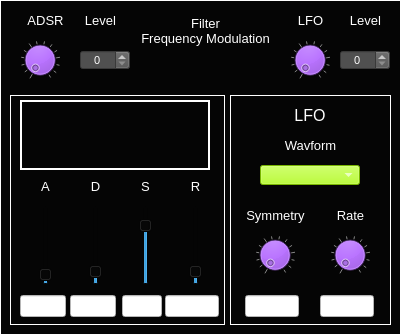
  <widget class="CustomFrame" name="frame_MSOsynth_FilterFreqModulation">
   <property name="geometry">
    <rect>
     <x>0</x>
     <y>380</y>
     <width>401</width>
     <height>335</height>
    </rect>
   </property>
   <property name="styleSheet">
    <string notr="true">background-color: rgb(5, 5, 5);
color: rgb(255, 255, 255);</string>
   </property>
   <property name="frameShape">
    <enum>QFrame::Panel</enum>
   </property>
   <property name="frameShadow">
    <enum>QFrame::Plain</enum>
   </property>
   <property name="midLineWidth">
    <number>1</number>
   </property>
   <widget class="CustomSpinBox" name="spinBox_MSOsynth_FilterFreqModAdsrLevel">
    <property name="geometry">
     <rect>
      <x>80</x>
      <y>50</y>
      <width>50</width>
      <height>20</height>
     </rect>
    </property>
    <property name="font">
     <font>
      <pointsize>8</pointsize>
     </font>
    </property>
    <property name="focusPolicy">
     <enum>Qt::NoFocus</enum>
    </property>
    <property name="styleSheet">
     <string notr="true">background-color: rgb(80,80,80);
color: rgb(255, 255, 255);</string>
    </property>
    <property name="alignment">
     <set>Qt::AlignCenter</set>
    </property>
    <property name="readOnly">
     <bool>false</bool>
    </property>
    <property name="accelerated">
     <bool>true</bool>
    </property>
    <property name="maximum">
     <number>100</number>
    </property>
    <property name="value">
     <number>0</number>
    </property>
   </widget>
   <widget class="QLabel" name="label_396">
    <property name="geometry">
     <rect>
      <x>75</x>
      <y>10</y>
      <width>51</width>
      <height>21</height>
     </rect>
    </property>
    <property name="font">
     <font>
      <pointsize>10</pointsize>
     </font>
    </property>
    <property name="styleSheet">
     <string notr="true">color: rgb(255, 255, 255);</string>
    </property>
    <property name="text">
     <string>Level</string>
    </property>
    <property name="alignment">
     <set>Qt::AlignCenter</set>
    </property>
   </widget>
   <widget class="QLabel" name="label_388">
    <property name="geometry">
     <rect>
      <x>20</x>
      <y>10</y>
      <width>51</width>
      <height>21</height>
     </rect>
    </property>
    <property name="font">
     <font>
      <pointsize>10</pointsize>
     </font>
    </property>
    <property name="styleSheet">
     <string notr="true">color: rgb(255, 255, 255);</string>
    </property>
    <property name="text">
     <string>ADSR</string>
    </property>
    <property name="alignment">
     <set>Qt::AlignCenter</set>
    </property>
   </widget>
   <widget class="CustomDial" name="dial_MSOsynth_FilterFreqModAdsrLevel">
    <property name="geometry">
     <rect>
      <x>20</x>
      <y>40</y>
      <width>40</width>
      <height>40</height>
     </rect>
    </property>
    <property name="focusPolicy">
     <enum>Qt::NoFocus</enum>
    </property>
    <property name="styleSheet">
     <string notr="true">background-color: rgb(170, 85, 255);</string>
    </property>
    <property name="maximum">
     <number>100</number>
    </property>
    <property name="value">
     <number>0</number>
    </property>
    <property name="wrapping">
     <bool>false</bool>
    </property>
    <property name="notchTarget">
     <double>8.000000000000000</double>
    </property>
    <property name="notchesVisible">
     <bool>true</bool>
    </property>
   </widget>
   <widget class="CustomFrame" name="frame_MSOsynth_FilterFreqModADSR">
    <property name="geometry">
     <rect>
      <x>10</x>
      <y>95</y>
      <width>215</width>
      <height>230</height>
     </rect>
    </property>
    <property name="styleSheet">
     <string notr="true">background-color: rgb(5, 5, 5);
color: rgb(255, 255, 255);</string>
    </property>
    <property name="frameShape">
     <enum>QFrame::Panel</enum>
    </property>
    <property name="frameShadow">
     <enum>QFrame::Plain</enum>
    </property>
    <property name="lineWidth">
     <number>1</number>
    </property>
    <property name="midLineWidth">
     <number>1</number>
    </property>
    <widget class="QLabel" name="label_Osc1HarmonyLevel_12">
     <property name="geometry">
      <rect>
       <x>20</x>
       <y>82</y>
       <width>31</width>
       <height>18</height>
      </rect>
     </property>
     <property name="font">
      <font>
       <pointsize>10</pointsize>
      </font>
     </property>
     <property name="styleSheet">
      <string notr="true">color: rgb(255, 255, 255);</string>
     </property>
     <property name="text">
      <string>A</string>
     </property>
     <property name="alignment">
      <set>Qt::AlignCenter</set>
     </property>
    </widget>
    <widget class="CustomVerticalSlider" name="verticalSlider_MSOsynth_FilterFreqModAdsrA">
     <property name="geometry">
      <rect>
       <x>25</x>
       <y>110</y>
       <width>22</width>
       <height>80</height>
      </rect>
     </property>
     <property name="maximum">
      <number>100</number>
     </property>
     <property name="value">
      <number>5</number>
     </property>
     <property name="orientation">
      <enum>Qt::Vertical</enum>
     </property>
     <property name="tickPosition">
      <enum>QSlider::NoTicks</enum>
     </property>
     <property name="tickInterval">
      <number>10</number>
     </property>
    </widget>
    <widget class="CustomVerticalSlider" name="verticalSlider_MSOsynth_FilterFreqModAdsrD">
     <property name="geometry">
      <rect>
       <x>75</x>
       <y>110</y>
       <width>22</width>
       <height>80</height>
      </rect>
     </property>
     <property name="maximum">
      <number>100</number>
     </property>
     <property name="value">
      <number>10</number>
     </property>
     <property name="orientation">
      <enum>Qt::Vertical</enum>
     </property>
     <property name="tickPosition">
      <enum>QSlider::NoTicks</enum>
     </property>
     <property name="tickInterval">
      <number>10</number>
     </property>
    </widget>
    <widget class="CustomVerticalSlider" name="verticalSlider_MSOsynth_FilterFreqModAdsrS">
     <property name="geometry">
      <rect>
       <x>125</x>
       <y>110</y>
       <width>22</width>
       <height>80</height>
      </rect>
     </property>
     <property name="maximum">
      <number>100</number>
     </property>
     <property name="value">
      <number>80</number>
     </property>
     <property name="orientation">
      <enum>Qt::Vertical</enum>
     </property>
     <property name="tickPosition">
      <enum>QSlider::NoTicks</enum>
     </property>
     <property name="tickInterval">
      <number>10</number>
     </property>
    </widget>
    <widget class="CustomVerticalSlider" name="verticalSlider_MSOsynth_FilterFreqModAdsrR">
     <property name="geometry">
      <rect>
       <x>175</x>
       <y>110</y>
       <width>22</width>
       <height>80</height>
      </rect>
     </property>
     <property name="maximum">
      <number>100</number>
     </property>
     <property name="value">
      <number>10</number>
     </property>
     <property name="orientation">
      <enum>Qt::Vertical</enum>
     </property>
     <property name="tickPosition">
      <enum>QSlider::NoTicks</enum>
     </property>
     <property name="tickInterval">
      <number>10</number>
     </property>
    </widget>
    <widget class="QLabel" name="label_Osc1HarmonyLevel_14">
     <property name="geometry">
      <rect>
       <x>70</x>
       <y>82</y>
       <width>31</width>
       <height>18</height>
      </rect>
     </property>
     <property name="font">
      <font>
       <pointsize>10</pointsize>
      </font>
     </property>
     <property name="styleSheet">
      <string notr="true">color: rgb(255, 255, 255);</string>
     </property>
     <property name="text">
      <string>D</string>
     </property>
     <property name="alignment">
      <set>Qt::AlignCenter</set>
     </property>
    </widget>
    <widget class="QLabel" name="label_AdsrS_2">
     <property name="geometry">
      <rect>
       <x>120</x>
       <y>82</y>
       <width>31</width>
       <height>18</height>
      </rect>
     </property>
     <property name="font">
      <font>
       <pointsize>10</pointsize>
      </font>
     </property>
     <property name="styleSheet">
      <string notr="true">color: rgb(255, 255, 255);</string>
     </property>
     <property name="text">
      <string>S</string>
     </property>
     <property name="alignment">
      <set>Qt::AlignCenter</set>
     </property>
    </widget>
    <widget class="QLabel" name="label_Osc1HarmonyLevel_15">
     <property name="geometry">
      <rect>
       <x>170</x>
       <y>82</y>
       <width>31</width>
       <height>18</height>
      </rect>
     </property>
     <property name="font">
      <font>
       <pointsize>10</pointsize>
      </font>
     </property>
     <property name="styleSheet">
      <string notr="true">color: rgb(255, 255, 255);</string>
     </property>
     <property name="text">
      <string>R</string>
     </property>
     <property name="alignment">
      <set>Qt::AlignCenter</set>
     </property>
    </widget>
    <widget class="QLineEdit" name="lineEdit_MSOsynth_FilterFreqModAdsrA">
     <property name="geometry">
      <rect>
       <x>10</x>
       <y>200</y>
       <width>46</width>
       <height>22</height>
      </rect>
     </property>
     <property name="styleSheet">
      <string notr="true">background-color: rgb(255, 255, 255);
color: rgb(0, 0, 0);</string>
     </property>
     <property name="alignment">
      <set>Qt::AlignCenter</set>
     </property>
     <property name="readOnly">
      <bool>true</bool>
     </property>
    </widget>
    <widget class="QLineEdit" name="lineEdit_MSOsynth_FilterFreqModAdsrD">
     <property name="geometry">
      <rect>
       <x>60</x>
       <y>200</y>
       <width>46</width>
       <height>22</height>
      </rect>
     </property>
     <property name="styleSheet">
      <string notr="true">background-color: rgb(255, 255, 255);
color: rgb(0, 0, 0);</string>
     </property>
     <property name="alignment">
      <set>Qt::AlignCenter</set>
     </property>
     <property name="readOnly">
      <bool>true</bool>
     </property>
    </widget>
    <widget class="QLineEdit" name="lineEdit_MSOsynth_FilterFreqModAdsrS">
     <property name="geometry">
      <rect>
       <x>112</x>
       <y>200</y>
       <width>40</width>
       <height>22</height>
      </rect>
     </property>
     <property name="styleSheet">
      <string notr="true">background-color: rgb(255, 255, 255);
color: rgb(0, 0, 0);</string>
     </property>
     <property name="alignment">
      <set>Qt::AlignCenter</set>
     </property>
     <property name="readOnly">
      <bool>true</bool>
     </property>
    </widget>
    <widget class="QLineEdit" name="lineEdit_MSOsynth_FilterFreqModAdsrR">
     <property name="geometry">
      <rect>
       <x>155</x>
       <y>200</y>
       <width>54</width>
       <height>22</height>
      </rect>
     </property>
     <property name="styleSheet">
      <string notr="true">background-color: rgb(255, 255, 255);
color: rgb(0, 0, 0);</string>
     </property>
     <property name="alignment">
      <set>Qt::AlignCenter</set>
     </property>
     <property name="readOnly">
      <bool>true</bool>
     </property>
    </widget>
    <widget class="QFrame" name="frame_MSOsynth_FilterFreqModAdsrPlotFrame">
     <property name="geometry">
      <rect>
       <x>10</x>
       <y>5</y>
       <width>190</width>
       <height>70</height>
      </rect>
     </property>
     <property name="styleSheet">
      <string notr="true">background-color: rgb(5, 5, 5);
color: rgb(255, 255, 255);</string>
     </property>
     <property name="frameShape">
      <enum>QFrame::Panel</enum>
     </property>
     <property name="frameShadow">
      <enum>QFrame::Plain</enum>
     </property>
     <property name="lineWidth">
      <number>2</number>
     </property>
     <widget class="QCustomPlot" name="widget_MSOsynth_FilterFreqModADSRplot" native="true">
      <property name="geometry">
       <rect>
        <x>10</x>
        <y>10</y>
        <width>165</width>
        <height>50</height>
       </rect>
      </property>
      <property name="sizePolicy">
       <sizepolicy hsizetype="Fixed" vsizetype="Fixed">
        <horstretch>0</horstretch>
        <verstretch>0</verstretch>
       </sizepolicy>
      </property>
      <property name="maximumSize">
       <size>
        <width>165</width>
        <height>50</height>
       </size>
      </property>
     </widget>
    </widget>
   </widget>
   <widget class="CustomFrame" name="frame_MSOsynth_FilterFreqModLFO">
    <property name="geometry">
     <rect>
      <x>230</x>
      <y>95</y>
      <width>161</width>
      <height>230</height>
     </rect>
    </property>
    <property name="styleSheet">
     <string notr="true">background-color: rgb(5, 5, 5);
color: rgb(255, 255, 255);</string>
    </property>
    <property name="frameShape">
     <enum>QFrame::Panel</enum>
    </property>
    <property name="frameShadow">
     <enum>QFrame::Plain</enum>
    </property>
    <property name="lineWidth">
     <number>1</number>
    </property>
    <property name="midLineWidth">
     <number>1</number>
    </property>
    <widget class="QLabel" name="label_LFOtitle_7">
     <property name="geometry">
      <rect>
       <x>40</x>
       <y>10</y>
       <width>80</width>
       <height>20</height>
      </rect>
     </property>
     <property name="font">
      <font>
       <pointsize>12</pointsize>
      </font>
     </property>
     <property name="styleSheet">
      <string notr="true">color: rgb(255, 255, 255);</string>
     </property>
     <property name="text">
      <string>LFO</string>
     </property>
     <property name="alignment">
      <set>Qt::AlignCenter</set>
     </property>
    </widget>
    <widget class="QLineEdit" name="lineEdit_MSOsynth_FilterFreqModLFOrate">
     <property name="geometry">
      <rect>
       <x>90</x>
       <y>200</y>
       <width>54</width>
       <height>22</height>
      </rect>
     </property>
     <property name="styleSheet">
      <string notr="true">background-color: rgb(255, 255, 255);
color: rgb(0, 0, 0);</string>
     </property>
     <property name="alignment">
      <set>Qt::AlignCenter</set>
     </property>
     <property name="readOnly">
      <bool>true</bool>
     </property>
    </widget>
    <widget class="QLabel" name="label_204">
     <property name="geometry">
      <rect>
       <x>50</x>
       <y>40</y>
       <width>61</width>
       <height>21</height>
      </rect>
     </property>
     <property name="font">
      <font>
       <pointsize>10</pointsize>
      </font>
     </property>
     <property name="styleSheet">
      <string notr="true">color: rgb(255, 255, 255);</string>
     </property>
     <property name="text">
      <string>Wavform</string>
     </property>
     <property name="alignment">
      <set>Qt::AlignCenter</set>
     </property>
    </widget>
    <widget class="CustomDial" name="dial_MSOsynth_FilterFreqModLFOsymmetry">
     <property name="geometry">
      <rect>
       <x>25</x>
       <y>140</y>
       <width>40</width>
       <height>40</height>
      </rect>
     </property>
     <property name="focusPolicy">
      <enum>Qt::NoFocus</enum>
     </property>
     <property name="styleSheet">
      <string notr="true">background-color: rgb(170, 85, 255);</string>
     </property>
     <property name="maximum">
      <number>100</number>
     </property>
     <property name="value">
      <number>0</number>
     </property>
     <property name="wrapping">
      <bool>false</bool>
     </property>
     <property name="notchTarget">
      <double>8.000000000000000</double>
     </property>
     <property name="notchesVisible">
      <bool>true</bool>
     </property>
    </widget>
    <widget class="CustomComboBox" name="comboBox_MSOsynth_FilterFreqModLFOwaveform">
     <property name="geometry">
      <rect>
       <x>30</x>
       <y>70</y>
       <width>100</width>
       <height>20</height>
      </rect>
     </property>
     <property name="font">
      <font>
       <pointsize>8</pointsize>
      </font>
     </property>
     <property name="focusPolicy">
      <enum>Qt::NoFocus</enum>
     </property>
     <property name="styleSheet">
      <string notr="true">selection-background-color: rgb(255, 0, 0);
border-color: rgb(0, 0, 0);
background-color: rgb(170, 255, 0);
</string>
     </property>
     <property name="currentText">
      <string/>
     </property>
     <property name="currentIndex">
      <number>-1</number>
     </property>
     <property name="maxVisibleItems">
      <number>4</number>
     </property>
    </widget>
    <widget class="CustomDial" name="dial_MSOsynth_FilterFreqModLFOrate">
     <property name="geometry">
      <rect>
       <x>100</x>
       <y>140</y>
       <width>40</width>
       <height>40</height>
      </rect>
     </property>
     <property name="focusPolicy">
      <enum>Qt::NoFocus</enum>
     </property>
     <property name="styleSheet">
      <string notr="true">background-color: rgb(170, 85, 255);</string>
     </property>
     <property name="maximum">
      <number>100</number>
     </property>
     <property name="value">
      <number>0</number>
     </property>
     <property name="wrapping">
      <bool>false</bool>
     </property>
     <property name="notchTarget">
      <double>8.000000000000000</double>
     </property>
     <property name="notchesVisible">
      <bool>true</bool>
     </property>
    </widget>
    <widget class="QLabel" name="label_205">
     <property name="geometry">
      <rect>
       <x>5</x>
       <y>110</y>
       <width>81</width>
       <height>21</height>
      </rect>
     </property>
     <property name="font">
      <font>
       <pointsize>10</pointsize>
      </font>
     </property>
     <property name="styleSheet">
      <string notr="true">color: rgb(255, 255, 255);</string>
     </property>
     <property name="text">
      <string>Symmetry</string>
     </property>
     <property name="alignment">
      <set>Qt::AlignCenter</set>
     </property>
    </widget>
    <widget class="QLabel" name="label_206">
     <property name="geometry">
      <rect>
       <x>100</x>
       <y>110</y>
       <width>41</width>
       <height>21</height>
      </rect>
     </property>
     <property name="font">
      <font>
       <pointsize>10</pointsize>
      </font>
     </property>
     <property name="styleSheet">
      <string notr="true">color: rgb(255, 255, 255);</string>
     </property>
     <property name="text">
      <string>Rate</string>
     </property>
     <property name="alignment">
      <set>Qt::AlignCenter</set>
     </property>
    </widget>
    <widget class="QLineEdit" name="lineEdit_MSOsynth_FilterFreqModLFOsymmetry">
     <property name="geometry">
      <rect>
       <x>15</x>
       <y>200</y>
       <width>54</width>
       <height>22</height>
      </rect>
     </property>
     <property name="styleSheet">
      <string notr="true">background-color: rgb(255, 255, 255);
color: rgb(0, 0, 0);</string>
     </property>
     <property name="alignment">
      <set>Qt::AlignCenter</set>
     </property>
     <property name="readOnly">
      <bool>true</bool>
     </property>
    </widget>
   </widget>
   <widget class="CustomDial" name="dial_MSOsynth_FilterFreqModLFOLevel">
    <property name="geometry">
     <rect>
      <x>290</x>
      <y>40</y>
      <width>40</width>
      <height>40</height>
     </rect>
    </property>
    <property name="focusPolicy">
     <enum>Qt::NoFocus</enum>
    </property>
    <property name="styleSheet">
     <string notr="true">background-color: rgb(170, 85, 255);</string>
    </property>
    <property name="maximum">
     <number>100</number>
    </property>
    <property name="value">
     <number>0</number>
    </property>
    <property name="wrapping">
     <bool>false</bool>
    </property>
    <property name="notchTarget">
     <double>8.000000000000000</double>
    </property>
    <property name="notchesVisible">
     <bool>true</bool>
    </property>
   </widget>
   <widget class="QLabel" name="label_389">
    <property name="geometry">
     <rect>
      <x>340</x>
      <y>10</y>
      <width>51</width>
      <height>21</height>
     </rect>
    </property>
    <property name="font">
     <font>
      <pointsize>10</pointsize>
     </font>
    </property>
    <property name="styleSheet">
     <string notr="true">color: rgb(255, 255, 255);</string>
    </property>
    <property name="text">
     <string>Level</string>
    </property>
    <property name="alignment">
     <set>Qt::AlignCenter</set>
    </property>
   </widget>
   <widget class="CustomSpinBox" name="spinBox_MSOsynth_FilterFreqModLfoLevel">
    <property name="geometry">
     <rect>
      <x>340</x>
      <y>50</y>
      <width>50</width>
      <height>20</height>
     </rect>
    </property>
    <property name="font">
     <font>
      <pointsize>8</pointsize>
     </font>
    </property>
    <property name="focusPolicy">
     <enum>Qt::NoFocus</enum>
    </property>
    <property name="styleSheet">
     <string notr="true">background-color: rgb(80,80,80);
color: rgb(255, 255, 255);</string>
    </property>
    <property name="alignment">
     <set>Qt::AlignCenter</set>
    </property>
    <property name="readOnly">
     <bool>false</bool>
    </property>
    <property name="accelerated">
     <bool>true</bool>
    </property>
    <property name="maximum">
     <number>100</number>
    </property>
    <property name="value">
     <number>0</number>
    </property>
   </widget>
   <widget class="QLabel" name="label_390">
    <property name="geometry">
     <rect>
      <x>285</x>
      <y>10</y>
      <width>51</width>
      <height>21</height>
     </rect>
    </property>
    <property name="font">
     <font>
      <pointsize>10</pointsize>
     </font>
    </property>
    <property name="styleSheet">
     <string notr="true">color: rgb(255, 255, 255);</string>
    </property>
    <property name="text">
     <string>LFO</string>
    </property>
    <property name="alignment">
     <set>Qt::AlignCenter</set>
    </property>
   </widget>
   <widget class="QLabel" name="label_391">
    <property name="geometry">
     <rect>
      <x>130</x>
      <y>10</y>
      <width>151</width>
      <height>41</height>
     </rect>
    </property>
    <property name="font">
     <font>
      <pointsize>10</pointsize>
     </font>
    </property>
    <property name="styleSheet">
     <string notr="true">color: rgb(255, 255, 255);</string>
    </property>
    <property name="text">
     <string>Filter
Frequency Modulation</string>
    </property>
    <property name="alignment">
     <set>Qt::AlignCenter</set>
    </property>
   </widget>
  </widget>
